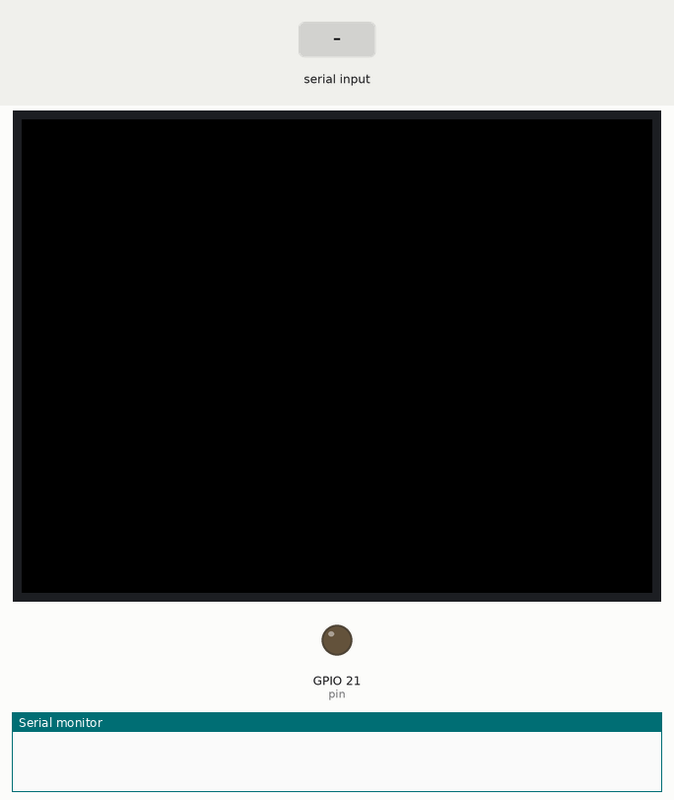
A sketch run on a simulated ESP32. Parts: 320×240 colour display, output pins drawn as LEDs (lit = HIGH), the last lines printed to the serial monitor. The test bench sets the inputs (shaded band).

Above: at 1.3 s.
1.4 s: "C" received over Serial
At 2.8 s:
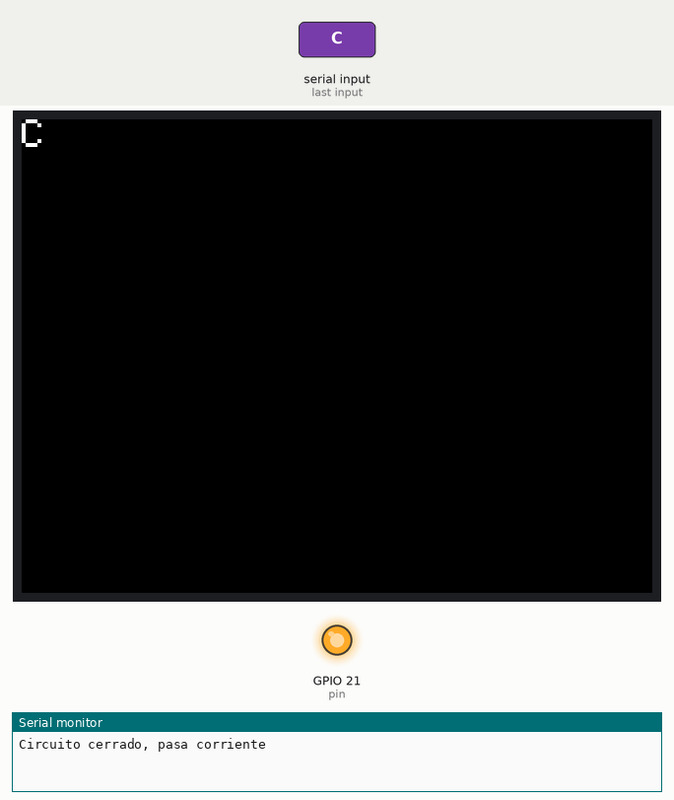
Timing chart, 0 to 4.4 s (numbered marks = the images above; inputs shaded):
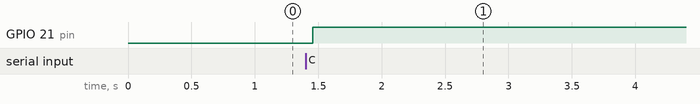

The sketch:

Rele_Puerta.ino
```cpp
#include <M5Stack.h>
#define TFT_GREY 0x5AEB // New colour

const int pin = 21;

void setup() {
  Serial.begin(115200);
  M5.begin();
  M5.Lcd.setTextSize(2);
  pinMode(pin, OUTPUT);// connected to S terminal of Relay
  digitalWrite(pin, LOW);
}

void loop() {

  M5.Lcd.clear();
  M5.Lcd.setCursor(0, 0);

  if (Serial.available() > 0) {

    char command = (char) Serial.read();
    switch (command) {
      case 'A':
        digitalWrite(pin, LOW);// turn relay OFF
        Serial.println("Circuito abierto");
        M5.Lcd.println("A");
        delay(5000);
        digitalWrite(pin, HIGH);
        break;

      case 'C':
        digitalWrite(pin, HIGH);
        Serial.println("Circuito cerrado, pasa corriente");
        M5.Lcd.println("C");
        delay(5000);
        break;
    }
  }

}
```

Measured:
- after the input at 1.4 s, GPIO 21 (pin): LOW → HIGH after 0.06 s
